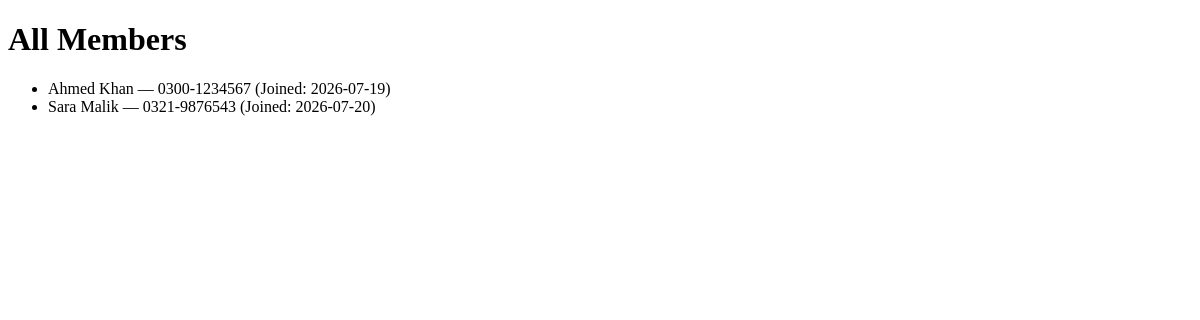
The app's page /members, older data.
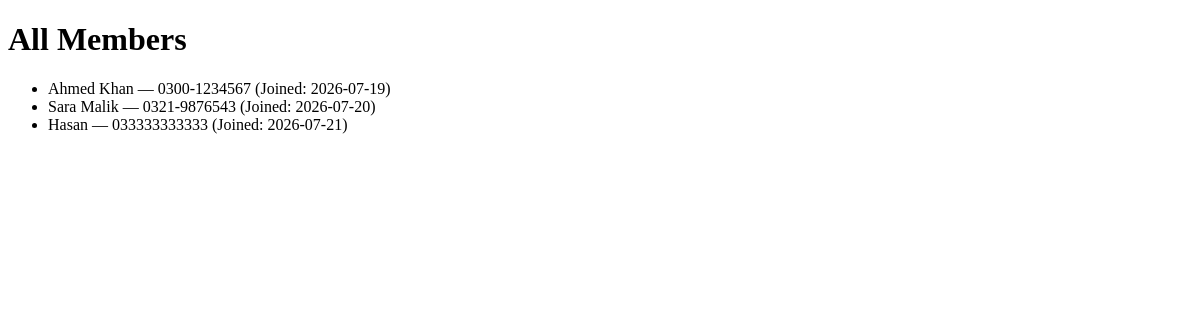
The same page, newer data.
### tables this page shows
CREATE TABLE members (
    id INTEGER PRIMARY KEY AUTOINCREMENT,
    user_id INTEGER,
    name TEXT NOT NULL,
    phone TEXT,
    join_date DATE NOT NULL,
    plan_id INTEGER,
    FOREIGN KEY (user_id) REFERENCES users(id),
    FOREIGN KEY (plan_id) REFERENCES membership_plans(id)
);

### app.py (the view)
@app.route('/members')
def members_list():
    members = get_all_members()
    return render_template('members.html', members=members)

### db_helpers.py (called while the page is built)
def get_connection():
    connection = sqlite3.connect('database/gym.db')
    connection.row_factory = sqlite3.Row
    return connection

def get_all_members():
    connection = get_connection()
    cursor = connection.cursor()
    cursor.execute("SELECT * FROM members")
    members = cursor.fetchall()
    connection.close()
    return members

### templates/members.html (shortened to what this page needs)
<!DOCTYPE html>
<html>
<head>
</head>
<body>
    <h1>All Members</h1>
    <ul>
        {% for member in members %}
            <li>{{ member['name'] }} — {{ member['phone'] }} (Joined: {{ member['join_date'] }})</li>
        {% endfor %}
    </ul>
</body>
</html>

Row changes from the older to the newer data that the page shows:
added members: name "Hasan", phone "033333333333", join_date "2026-07-21"
